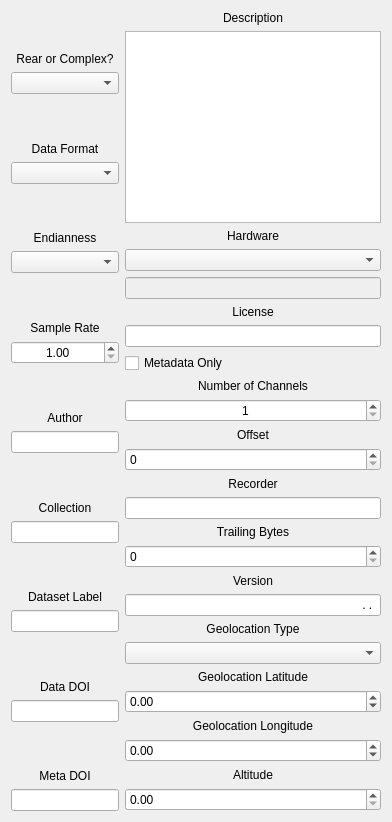
            <widget class="QWidget" name="globalCoreTab">
             <attribute name="title">
              <string>Core</string>
             </attribute>
             <layout class="QVBoxLayout" name="verticalLayout_4">
              <item>
               <layout class="QHBoxLayout" name="horizontalLayout_20">
                <item>
                 <layout class="QVBoxLayout" name="verticalLayout_23">
                  <item>
                   <widget class="QLabel" name="realComplexLabel">
                    <property name="toolTip">
                     <string>Is data stored real or complex?</string>
                    </property>
                    <property name="text">
                     <string>Rear or Complex?</string>
                    </property>
                    <property name="alignment">
                     <set>Qt::AlignBottom|Qt::AlignHCenter</set>
                    </property>
                   </widget>
                  </item>
                  <item>
                   <widget class="QComboBox" name="realComplexComboBox">
                    <property name="toolTip">
                     <string/>
                    </property>
                    <property name="maxVisibleItems">
                     <number>3</number>
                    </property>
                    <property name="maxCount">
                     <number>3</number>
                    </property>
                   </widget>
                  </item>
                  <item>
                   <widget class="QLabel" name="dataFormatLabel">
                    <property name="text">
                     <string>Data Format</string>
                    </property>
                    <property name="alignment">
                     <set>Qt::AlignBottom|Qt::AlignHCenter</set>
                    </property>
                   </widget>
                  </item>
                  <item>
                   <widget class="QComboBox" name="dataFormatComboBox">
                    <property name="maxVisibleItems">
                     <number>11</number>
                    </property>
                    <property name="maxCount">
                     <number>11</number>
                    </property>
                   </widget>
                  </item>
                  <item>
                   <widget class="QLabel" name="endianLabel">
                    <property name="text">
                     <string>Endianness</string>
                    </property>
                    <property name="alignment">
                     <set>Qt::AlignBottom|Qt::AlignHCenter</set>
                    </property>
                   </widget>
                  </item>
                  <item>
                   <widget class="QComboBox" name="endianComboBox">
                    <property name="maxVisibleItems">
                     <number>3</number>
                    </property>
                    <property name="maxCount">
                     <number>3</number>
                    </property>
                   </widget>
                  </item>
                  <item>
                   <widget class="QLabel" name="sampleRateLabel">
                    <property name="text">
                     <string>Sample Rate</string>
                    </property>
                    <property name="alignment">
                     <set>Qt::AlignBottom|Qt::AlignHCenter</set>
                    </property>
                   </widget>
                  </item>
                  <item>
                   <widget class="QDoubleSpinBox" name="sampleRateDoubleSpinBox">
                    <property name="alignment">
                     <set>Qt::AlignCenter</set>
                    </property>
                    <property name="minimum">
                     <double>1.000000000000000</double>
                    </property>
                    <property name="maximum">
                     <double>10000000000000000.000000000000000</double>
                    </property>
                    <property name="singleStep">
                     <double>10000.000000000000000</double>
                    </property>
                   </widget>
                  </item>
                  <item>
                   <widget class="QLabel" name="authorLabel">
                    <property name="text">
                     <string>Author</string>
                    </property>
                    <property name="alignment">
                     <set>Qt::AlignBottom|Qt::AlignHCenter</set>
                    </property>
                   </widget>
                  </item>
                  <item>
                   <widget class="QLineEdit" name="authorLineEdit"/>
                  </item>
                  <item>
                   <widget class="QLabel" name="collectionLabel">
                    <property name="toolTip">
                     <string>The base filename of a ‘collection‘ with which this Recording is associated</string>
                    </property>
                    <property name="text">
                     <string>Collection</string>
                    </property>
                    <property name="alignment">
                     <set>Qt::AlignBottom|Qt::AlignHCenter</set>
                    </property>
                   </widget>
                  </item>
                  <item>
                   <widget class="QLineEdit" name="collectionLineEdit"/>
                  </item>
                  <item>
                   <widget class="QLabel" name="datasetLabel">
                    <property name="text">
                     <string>Dataset Label</string>
                    </property>
                    <property name="alignment">
                     <set>Qt::AlignBottom|Qt::AlignHCenter</set>
                    </property>
                   </widget>
                  </item>
                  <item>
                   <widget class="QLineEdit" name="datasetLineEdit">
                    <property name="alignment">
                     <set>Qt::AlignRight|Qt::AlignTrailing|Qt::AlignVCenter</set>
                    </property>
                   </widget>
                  </item>
                  <item>
                   <widget class="QLabel" name="dataDoiLabel">
                    <property name="toolTip">
                     <string>The registered DOI (ISO 26324) for a Recording’s Dataset file</string>
                    </property>
                    <property name="text">
                     <string>Data DOI</string>
                    </property>
                    <property name="alignment">
                     <set>Qt::AlignBottom|Qt::AlignHCenter</set>
                    </property>
                   </widget>
                  </item>
                  <item>
                   <widget class="QLineEdit" name="dataDoiLineEdit">
                    <property name="alignment">
                     <set>Qt::AlignRight|Qt::AlignTrailing|Qt::AlignVCenter</set>
                    </property>
                   </widget>
                  </item>
                  <item>
                   <widget class="QLabel" name="metaDoiLabel">
                    <property name="text">
                     <string>Meta DOI</string>
                    </property>
                    <property name="alignment">
                     <set>Qt::AlignBottom|Qt::AlignHCenter</set>
                    </property>
                   </widget>
                  </item>
                  <item>
                   <widget class="QLineEdit" name="metaDoiLineEdit">
                    <property name="alignment">
                     <set>Qt::AlignRight|Qt::AlignTrailing|Qt::AlignVCenter</set>
                    </property>
                   </widget>
                  </item>
                 </layout>
                </item>
                <item>
                 <layout class="QVBoxLayout" name="verticalLayout_21">
                  <item>
                   <widget class="QLabel" name="descriptionLabel">
                    <property name="toolTip">
                     <string>A text description of the SigMF Recording</string>
                    </property>
                    <property name="text">
                     <string>Description</string>
                    </property>
                    <property name="alignment">
                     <set>Qt::AlignBottom|Qt::AlignHCenter</set>
                    </property>
                   </widget>
                  </item>
                  <item>
                   <widget class="QPlainTextEdit" name="descriptionPlainTextEdit"/>
                  </item>
                  <item>
                   <widget class="QLabel" name="hardwareLabel">
                    <property name="toolTip">
                     <string>A text description of the hardware used to make the Recording</string>
                    </property>
                    <property name="text">
                     <string>Hardware</string>
                    </property>
                    <property name="alignment">
                     <set>Qt::AlignBottom|Qt::AlignHCenter</set>
                    </property>
                   </widget>
                  </item>
                  <item>
                   <widget class="QComboBox" name="hardwareComboBox">
                    <property name="maxCount">
                     <number>20</number>
                    </property>
                   </widget>
                  </item>
                  <item>
                   <widget class="QLineEdit" name="otherHardwareLineEdit">
                    <property name="enabled">
                     <bool>false</bool>
                    </property>
                    <property name="alignment">
                     <set>Qt::AlignRight|Qt::AlignTrailing|Qt::AlignVCenter</set>
                    </property>
                   </widget>
                  </item>
                  <item>
                   <widget class="QLabel" name="licenseLabel">
                    <property name="text">
                     <string>License</string>
                    </property>
                    <property name="alignment">
                     <set>Qt::AlignBottom|Qt::AlignHCenter</set>
                    </property>
                   </widget>
                  </item>
                  <item>
                   <widget class="QLineEdit" name="licenseLineEdit">
                    <property name="alignment">
                     <set>Qt::AlignRight|Qt::AlignTrailing|Qt::AlignVCenter</set>
                    </property>
                   </widget>
                  </item>
                  <item>
                   <widget class="QCheckBox" name="metaOnlyCheckBox">
                    <property name="text">
                     <string>Metadata Only</string>
                    </property>
                   </widget>
                  </item>
                  <item>
                   <widget class="QLabel" name="numChannelsLabel">
                    <property name="text">
                     <string>Number of Channels</string>
                    </property>
                    <property name="alignment">
                     <set>Qt::AlignBottom|Qt::AlignHCenter</set>
                    </property>
                   </widget>
                  </item>
                  <item>
                   <widget class="QSpinBox" name="numChannelsSpinBox">
                    <property name="alignment">
                     <set>Qt::AlignCenter</set>
                    </property>
                    <property name="minimum">
                     <number>1</number>
                    </property>
                    <property name="maximum">
                     <number>1000</number>
                    </property>
                   </widget>
                  </item>
                  <item>
                   <widget class="QLabel" name="offsetLabel">
                    <property name="toolTip">
                     <string>The index number of the first sample in the Dataset</string>
                    </property>
                    <property name="text">
                     <string>Offset</string>
                    </property>
                    <property name="alignment">
                     <set>Qt::AlignBottom|Qt::AlignHCenter</set>
                    </property>
                   </widget>
                  </item>
                  <item>
                   <widget class="QSpinBox" name="offsetSpinBox">
                    <property name="maximum">
                     <number>1000000000</number>
                    </property>
                   </widget>
                  </item>
                  <item>
                   <widget class="QLabel" name="recorderLabel">
                    <property name="text">
                     <string>Recorder</string>
                    </property>
                    <property name="alignment">
                     <set>Qt::AlignBottom|Qt::AlignHCenter</set>
                    </property>
                   </widget>
                  </item>
                  <item>
                   <widget class="QLineEdit" name="recorderLineEdit">
                    <property name="alignment">
                     <set>Qt::AlignRight|Qt::AlignTrailing|Qt::AlignVCenter</set>
                    </property>
                   </widget>
                  </item>
                  <item>
                   <widget class="QLabel" name="trailingBytesLabel">
                    <property name="text">
                     <string>Trailing Bytes</string>
                    </property>
                    <property name="alignment">
                     <set>Qt::AlignBottom|Qt::AlignHCenter</set>
                    </property>
                   </widget>
                  </item>
                  <item>
                   <widget class="QSpinBox" name="trailingBytesSpinBox">
                    <property name="maximum">
                     <number>1000000000</number>
                    </property>
                   </widget>
                  </item>
                  <item>
                   <widget class="QLabel" name="versionLabel">
                    <property name="text">
                     <string>Version</string>
                    </property>
                    <property name="alignment">
                     <set>Qt::AlignBottom|Qt::AlignHCenter</set>
                    </property>
                   </widget>
                  </item>
                  <item>
                   <widget class="QLineEdit" name="versionLineEdit">
                    <property name="inputMask">
                     <string>9.9.9</string>
                    </property>
                    <property name="alignment">
                     <set>Qt::AlignRight|Qt::AlignTrailing|Qt::AlignVCenter</set>
                    </property>
                    <property name="placeholderText">
                     <string>1.0.0</string>
                    </property>
                   </widget>
                  </item>
                  <item>
                   <widget class="QLabel" name="globalCoreGeoTypeLabel">
                    <property name="text">
                     <string>Geolocation Type</string>
                    </property>
                    <property name="alignment">
                     <set>Qt::AlignBottom|Qt::AlignHCenter</set>
                    </property>
                   </widget>
                  </item>
                  <item>
                   <widget class="QComboBox" name="globalCoreGeoTypeComboBox">
                    <property name="maxCount">
                     <number>5</number>
                    </property>
                   </widget>
                  </item>
                  <item>
                   <widget class="QLabel" name="globalCoreGeoLatLabel">
                    <property name="text">
                     <string>Geolocation Latitude</string>
                    </property>
                    <property name="alignment">
                     <set>Qt::AlignBottom|Qt::AlignHCenter</set>
                    </property>
                   </widget>
                  </item>
                  <item>
                   <widget class="QDoubleSpinBox" name="globalCoreGeoLatDoubleSpinBox">
                    <property name="minimum">
                     <double>-180.000000000000000</double>
                    </property>
                    <property name="maximum">
                     <double>180.000000000000000</double>
                    </property>
                    <property name="singleStep">
                     <double>0.100000000000000</double>
                    </property>
                   </widget>
                  </item>
                  <item>
                   <widget class="QLabel" name="globalCoreGeoLongLabel">
                    <property name="text">
                     <string>Geolocation Longitude</string>
                    </property>
                    <property name="alignment">
                     <set>Qt::AlignBottom|Qt::AlignHCenter</set>
                    </property>
                   </widget>
                  </item>
                  <item>
                   <widget class="QDoubleSpinBox" name="globalCoreGeoLongDoubleSpinBox">
                    <property name="minimum">
                     <double>-180.000000000000000</double>
                    </property>
                    <property name="maximum">
                     <double>180.000000000000000</double>
                    </property>
                    <property name="singleStep">
                     <double>0.100000000000000</double>
                    </property>
                   </widget>
                  </item>
                  <item>
                   <widget class="QLabel" name="globalCoreGeoAltLabel">
                    <property name="text">
                     <string>Altitude</string>
                    </property>
                    <property name="alignment">
                     <set>Qt::AlignBottom|Qt::AlignHCenter</set>
                    </property>
                   </widget>
                  </item>
                  <item>
                   <widget class="QDoubleSpinBox" name="globalCoreGeoAltDoubleSpinBox"/>
                  </item>
                 </layout>
                </item>
               </layout>
              </item>
             </layout>
            </widget>
